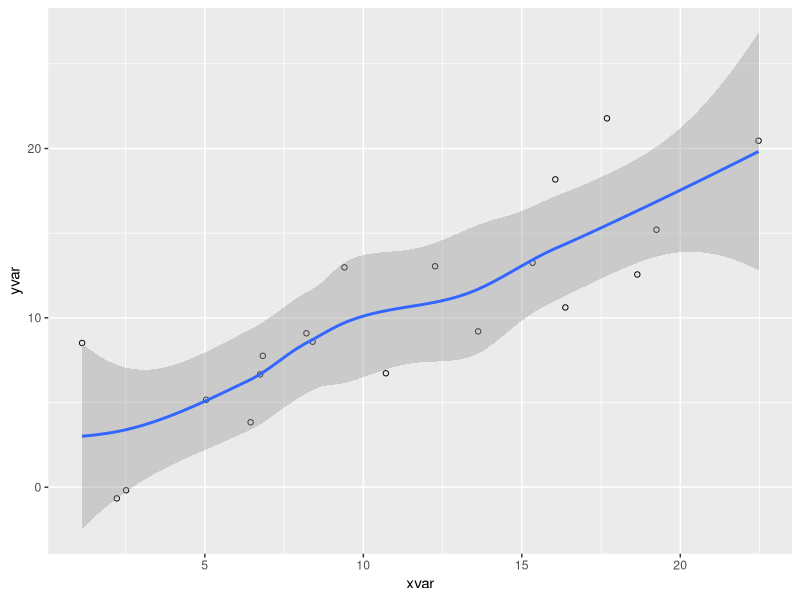

This chart was generated by the following R code:
## ---- chunk 1
#| label: fig-pressure
#| fig-cap: "Pressure"
#| code-fold: true

library(ggplot2)
dat <- data.frame(cond = rep(c("A", "B"), each=10),
                  xvar = 1:20 + rnorm(20,sd=3),
                  yvar = 1:20 + rnorm(20,sd=3))

ggplot(dat, aes(x=xvar, y=yvar)) +
    geom_point(shape=1) + 
    geom_smooth() 
## ---- chunk 2
#| label: tbl-diamonds
#| tbl-cap: "Diamonds characteristics"
#| code-fold: true

knitr::kable(head(ggplot2::diamonds))
